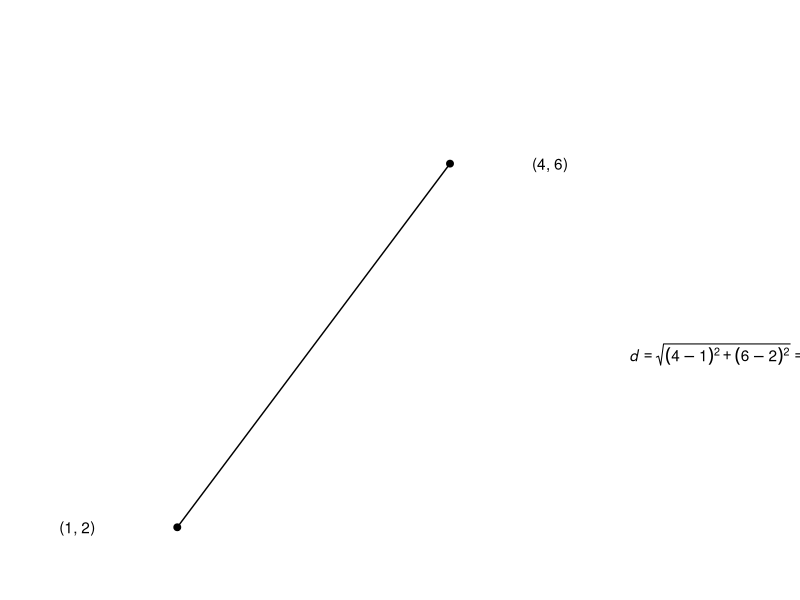
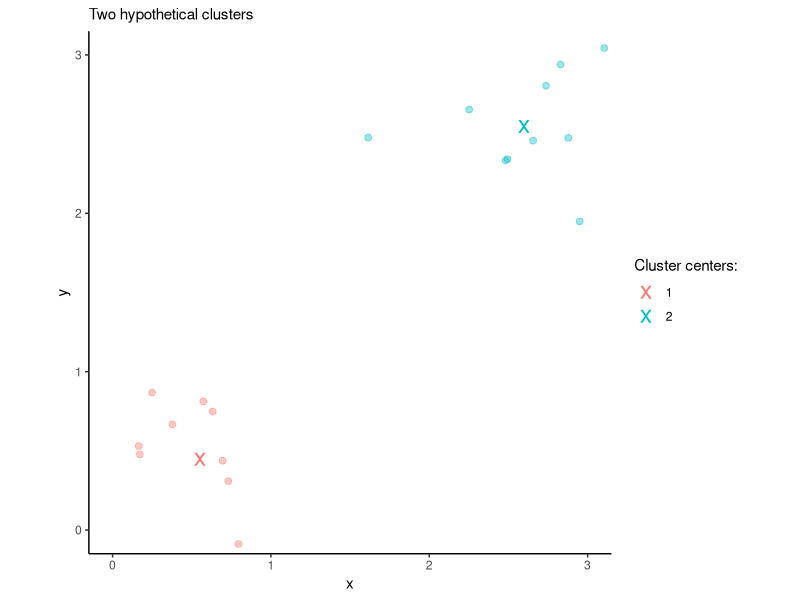
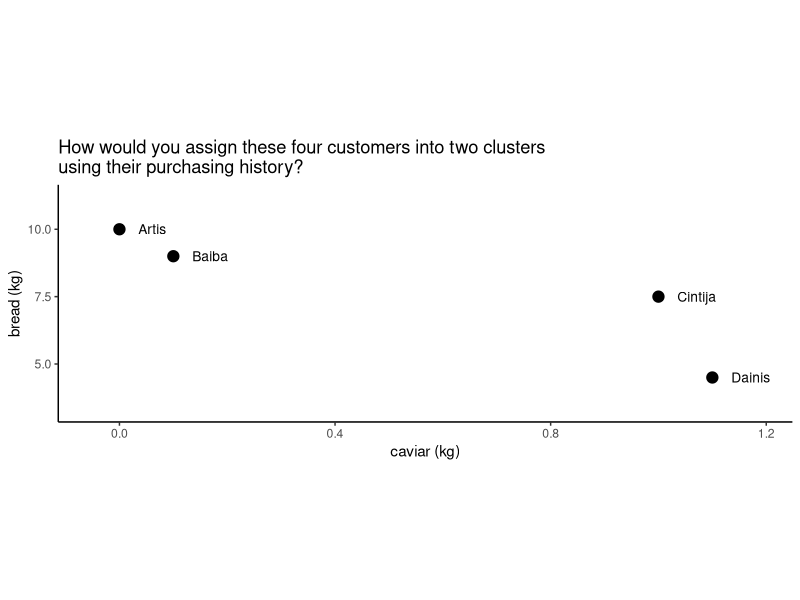
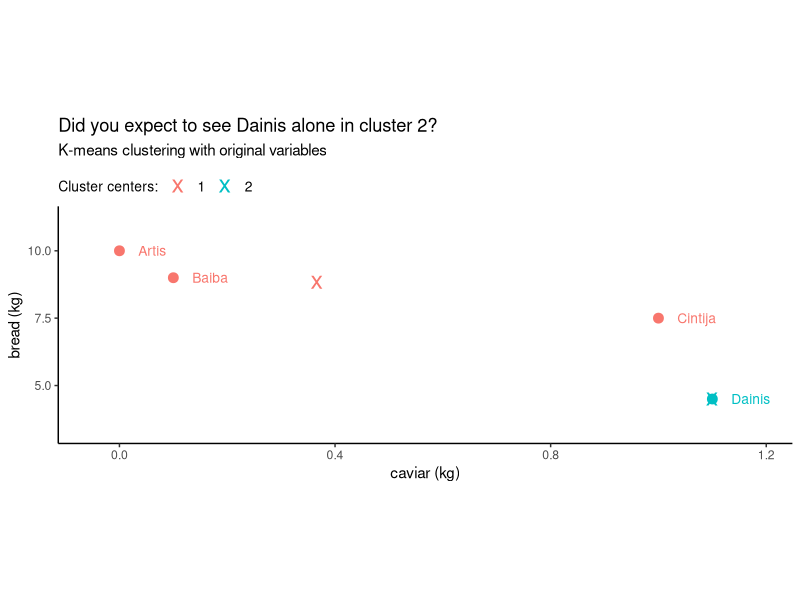
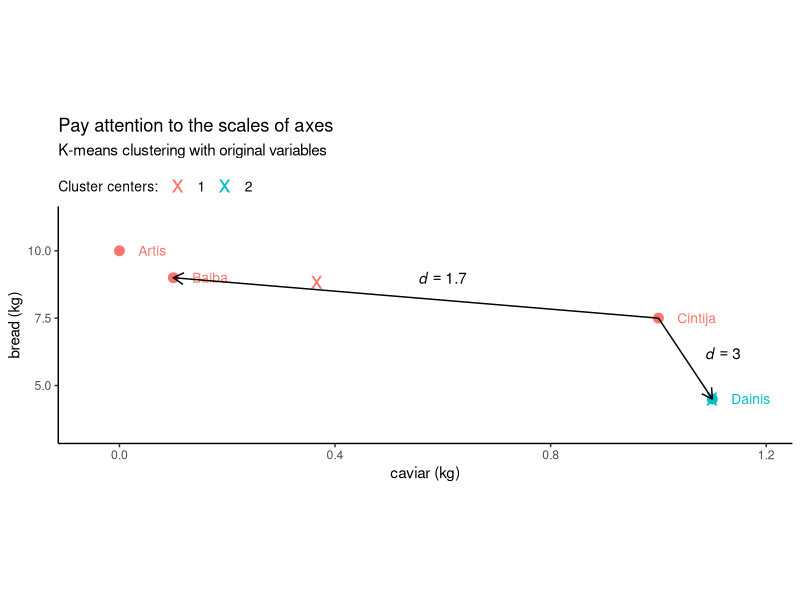
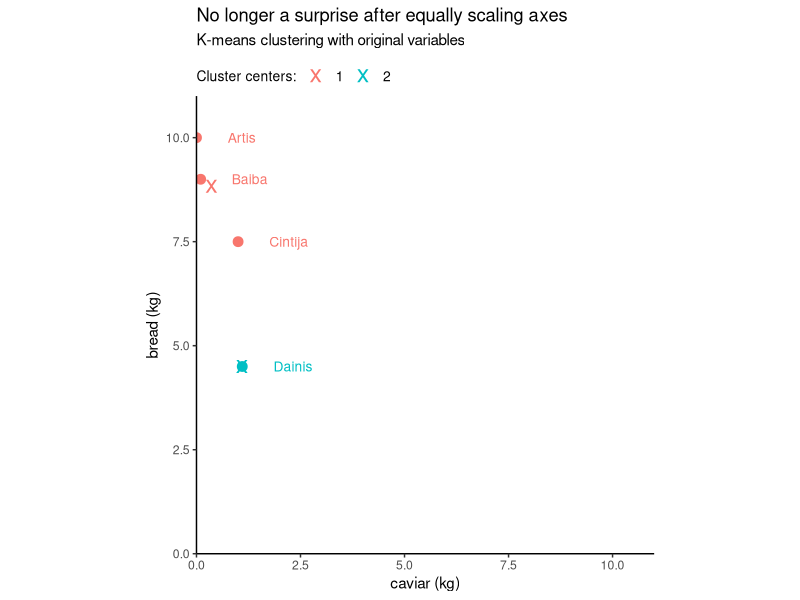
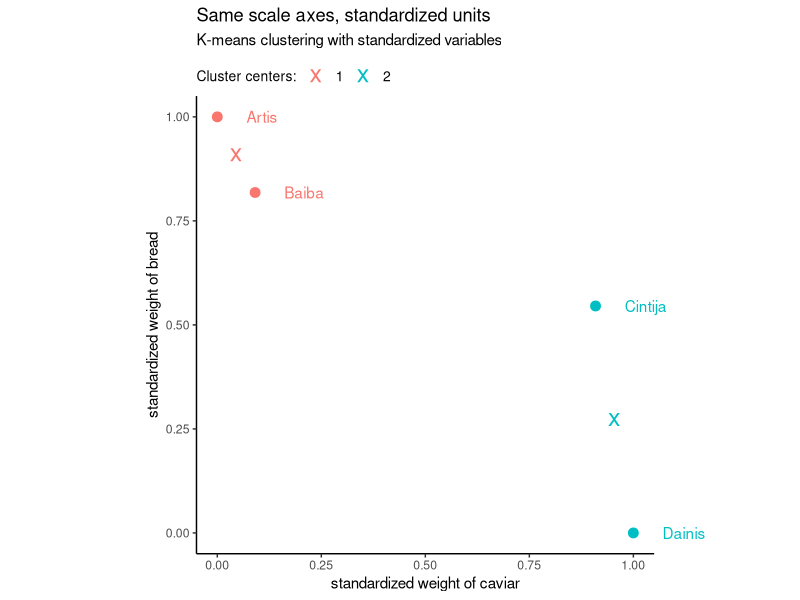
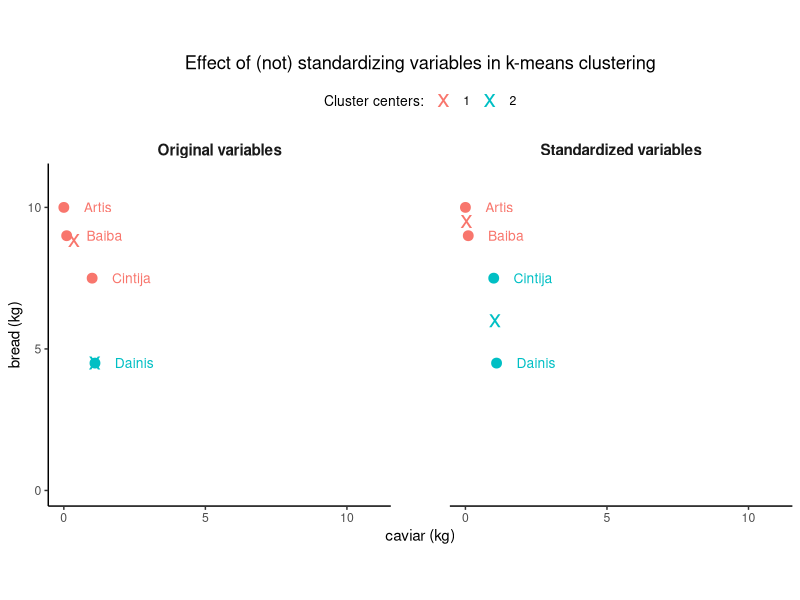

Here is the R script that generated these plots, in order:
## ---- chunk 1
knitr::opts_chunk$set(echo = FALSE, message = FALSE, warning = FALSE, fig.align = 'center')
## ---- chunk 2
library(tidyverse)
tibble(x = c(1,4),
       y = c(2,6)) %>% 
  ggplot(aes(x, y)) +
  geom_point(size = 2) +
  geom_line() +
  coord_equal(ratio = 1, clip = "off", ylim = c(1.5, 7.5)) +
  annotate(geom = "text", x = -0.1, y = 2, label = "(1, 2)") +
  annotate(geom = "text", x = 5.1, y = 6, label = "(4, 6)") +
  annotate(geom = "text", x = 7, y = 3.9, label = expression(paste(italic(d) == sqrt((4-1)^2 + (6-2)^2)) == 5)) +
  theme_void()
## ---- chunk 3
set.seed(1)
x <- tibble(x = c(rnorm(n = 10, mean = 0.5, sd = 0.4), rnorm(n = 10, mean = 2.5, sd = 0.4)),
       y = c(rnorm(n = 10, mean = 0.5, sd = 0.4), rnorm(n = 10, mean = 2.5, sd = 0.4)),
       cluster = rep(1:2, each = 10))
x_fit <- kmeans(x, centers = 2)
x_centers <- as_tibble(x_fit$centers) %>% mutate(cluster = 1:2)
x %>% 
  ggplot(aes(x, y, colour = as.factor(cluster))) +
  geom_point(size = 2, alpha = 0.4, show.legend = FALSE) +
  geom_point(size = 6, shape = "x", data = x_centers, mapping = aes(colour = as.factor(cluster))) +
  coord_equal(xlim = c(0, 3), ylim = c(0, 3)) +
  labs(subtitle = "Two hypothetical clusters",
       colour = "Cluster centers:") +
  theme_classic()
## ---- chunk 4
# Attach packages.
library(tidyverse)
# Import groceries data.
groceries_df <- read_delim(file = "groceries.csv", delim = ";")
## ---- chunk 5
# Print phone data.
groceries_df %>% 
  knitr::kable(col.names = c("Customer", "Caviar (kg)", "Bread (kg)"), format = "html") %>% 
  kableExtra::kable_styling(full_width = FALSE, bootstrap_options = c("condensed"))
## ---- chunk 6
groceries_df %>% 
  ggplot(aes(x = caviar_kg, y = bread_kg)) + 
  geom_point(size = 3.5) +
  geom_text(aes(label = customer), size = 3.5, hjust = "left", nudge_x = 0.035) +
  scale_y_continuous(expand = expand_scale(mult = 0.3)) +
  scale_x_continuous(expand = expand_scale(mult = 0.1)) +
  labs(title = "How would you assign these four customers into two clusters\nusing their purchasing history?",
       x = "caviar (kg)", 
       y = "bread (kg)") +
  coord_equal(ratio = 1/20) +
  theme_classic()
## ---- chunk 7
# Data for clustering.
groceries_num <- groceries_df[-1]
# Reproducibility.
set.seed(1)
# K-means with original variables.
kmeans_orig <- kmeans(groceries_num, centers = 2)
## ---- chunk 8
# Cluster centers.
centers_orig_df <- as_tibble(kmeans_orig$centers) %>%
  mutate(cluster = 1:2)

# K-means with original variables, unequal axes.
p <- groceries_df %>% 
  mutate(cluster = kmeans_orig$cluster) %>% 
  ggplot(aes(x = caviar_kg, y = bread_kg, color = as.factor(cluster))) + 
  geom_point(size = 3, show.legend = FALSE) +
  geom_point(data = centers_orig_df, size = 6, shape = "x") +
  scale_y_continuous(expand = expand_scale(mult = 0.3)) +
  scale_x_continuous(expand = expand_scale(mult = 0.1)) +
  labs(title = "Did you expect to see Dainis alone in cluster 2?",
       subtitle = "K-means clustering with original variables",
       x = "caviar (kg)", 
       y = "bread (kg)", 
       color = "Cluster centers:") +
  coord_equal(ratio = 1/20) +
  theme_classic() +
  theme(legend.position = "top", 
        legend.justification = "left", 
        legend.margin = margin(0, 0, 0, 0),
        legend.box.margin = margin(t = 5, 0, b = -5, 0), 
        legend.title = element_text(size = 10), 
        legend.text = element_text(size = 10))

p +
  geom_text(aes(label = customer), size = 3.5, hjust = "left", nudge_x = 0.035, show.legend = FALSE)
## ---- chunk 9
# groceries_num <- as.data.frame(groceries_num)
# rownames(groceries_num) <- groceries_df$customer
# distances <- as.matrix(dist(groceries_num))
# round(distances["Cintija", "Baiba"], 1)
# round(distances["Cintija", "Dainis"], 1)

p +
  geom_text(aes(label = customer), size = 3.5, hjust = "left", nudge_x = 0.035, show.legend = FALSE) +
  labs(title = "Pay attention to the scales of axes") +
  # Add two ditances for annotation.
  # To the left.
  annotate(geom = "segment", x = 1, y = 7.5, xend = 0.1, yend = 9, 
           arrow = arrow(length = unit(x = 0.3, units = "cm"), ends = "last")) +
  annotate(geom = "text", x = 0.6, y = 9, label = expression(italic(d) == 1.7)) +
  # To the top.
  annotate(geom = "segment", x = 1, y = 7.5, xend = 1.1, yend = 4.5, 
           arrow = arrow(length = unit(x = 0.3, units = "cm"), ends = "last")) +
  annotate(geom = "text", x = 1.12, y = 6.2, label = expression(italic(d) == 3))
## ---- chunk 10
# Add rownames to see customer names in a distance matrix.
groceries_num <- as.data.frame(groceries_num)
rownames(groceries_num) <- groceries_df$customer
# Euclidean distances in kilos.
round(dist(groceries_num), 1)
## ---- chunk 11
# Adjust axes to the same scale.
p +
  geom_text(aes(label = customer), size = 3.5, hjust = "left", nudge_x = 0.75, show.legend = FALSE) +
  labs(title = "No longer a surprise after equally scaling axes") +
  coord_equal(xlim = c(0, 11), ylim = c(0, 11), expand = FALSE)
## ---- chunk 12
standardize_range <- function(x) {(x - min(x)) / (max(x) - min(x))}
## ---- chunk 13
groceries_num_scaled <- apply(groceries_num, 
                              MARGIN = 2, 
                              FUN = standardize_range)
groceries_num_scaled
## ---- chunk 14
set.seed(1)
kmeans_scaled <- kmeans(groceries_num_scaled, centers = 2)
## ---- chunk 15
var_min_vec <- apply(groceries_num, MARGIN = 2, FUN = min)
var_range_vec <- apply(groceries_num, MARGIN = 2, FUN = function(x) diff(range(x)))

centers_scaled_df <- tibble(
  caviar_kg_scaled = kmeans_scaled$centers[, "caviar_kg"],
  bread_kg_scaled = kmeans_scaled$centers[, "bread_kg"]) %>%
  bind_cols(as_tibble(t(apply(X = kmeans_scaled$centers, MARGIN = 1, FUN = function(x) x * var_range_vec + var_min_vec)))) %>%
  mutate(cluster = 1:2)

groceries_df %>%
  mutate(caviar_kg_scaled = standardize_range(caviar_kg),
         bread_kg_scaled  = standardize_range(bread_kg),
         cluster          = kmeans_scaled$cluster) %>%
  ggplot(aes(x = caviar_kg_scaled, y = bread_kg_scaled, color = as.factor(cluster))) +
  geom_point(size = 3, show.legend = FALSE) +
  geom_point(data = centers_scaled_df, aes(x = caviar_kg_scaled, y = bread_kg_scaled), size = 6, shape = "x") +
  labs(title = "Same scale axes, standardized units",
       subtitle = "K-means clustering with standardized variables",
       x = "standardized weight of caviar",
       y = "standardized weight of bread", 
       color = "Cluster centers:") +
  theme_classic() +
  theme(legend.position = "top", 
        legend.justification = "left", 
        legend.margin = margin(0, 0, 0, 0),
        legend.box.margin = margin(t = 5, 0, b = -5, 0), 
        legend.title = element_text(size = 10), 
        legend.text = element_text(size = 10)) +
  coord_equal(xlim = c(0, 1), ylim = c(0, 1), clip = "off") +
  geom_text(aes(label = customer), show.legend = FALSE, nudge_x = 0.07, hjust = "left")
## ---- chunk 16
centers_combined <- bind_rows(
  centers_orig_df %>% mutate(facet = "Original variables"),
  centers_scaled_df %>% select(-contains("scaled")) %>% mutate(facet = "Standardized variables")
)

bind_rows(
  groceries_df %>% 
    mutate(cluster = kmeans_orig$cluster,
           facet = "Original variables"),
  groceries_df %>% 
    mutate(cluster = kmeans_scaled$cluster,
           facet = "Standardized variables")
) %>%

  ggplot(aes(x = caviar_kg, y = bread_kg, color = as.factor(cluster))) +
  facet_grid(~facet) +
  coord_equal(xlim = c(0, 11), ylim = c(0, 11)) +
  geom_point(size = 3, show.legend = FALSE) +
  geom_text(aes(label = customer), size = 3.5, hjust = "left", nudge_x = 0.7, show.legend = FALSE) +
  geom_point(data = centers_combined, aes(x = caviar_kg, y = bread_kg), size = 6, shape = "x") +
  scale_x_continuous(breaks = c(0, 5, 10)) +
  scale_y_continuous(breaks = c(0, 5, 10)) +
  labs(title = "Effect of (not) standardizing variables in k-means clustering",
       x = "caviar (kg)",
       y = "bread (kg)",
       color = "Cluster centers:") +
  theme_classic() +
  theme(legend.position = "top", 
        strip.background = element_rect(colour = "white"), 
        strip.text = element_text(face = "bold", size = 11), legend.title = element_text(size = 10), 
        panel.spacing = unit(1.5, units = "cm"), plot.title = element_text(hjust = 0.5))
